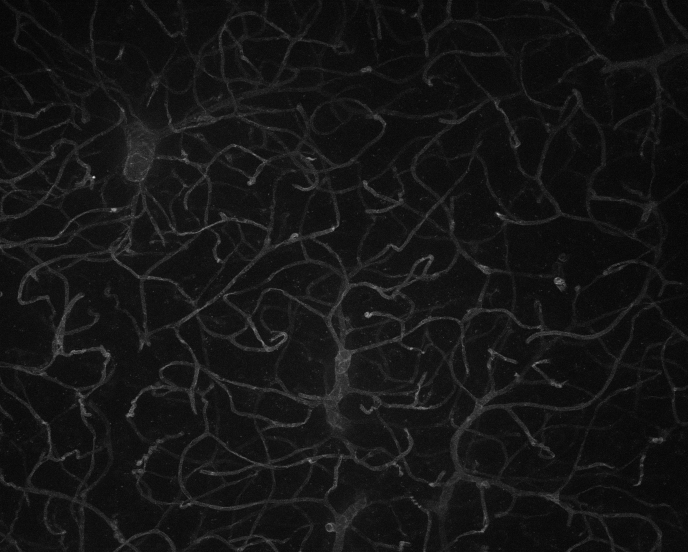
#> input picture Aulas/Semana 6/vasos.tiff, 688 x 552 px
$ jupyter execute 'Limiarização local.ipynb'   (shell and % lines are left out)
#> lines starting #> are read from the running program, lines starting #| are printed output that depends on the picture; after the words box and inside, x2 and y2 are one past the last pixel; in counts of white or black regions, pixels touching at a corner belong together
# Limiarização local

Dada uma imagem possuindo variação de luminosidade, aplicaremos limiarização local para gerar uma imagem binária. Mas primeiro faremos um teste utilizando limiarização global.

[cell 1]
import numpy as np
import matplotlib.pyplot as plt

img = plt.imread('vasos.tiff')
#> img is the input picture: shape (552, 688); min 5, max 215, mean 21.2
img_bin = img>25
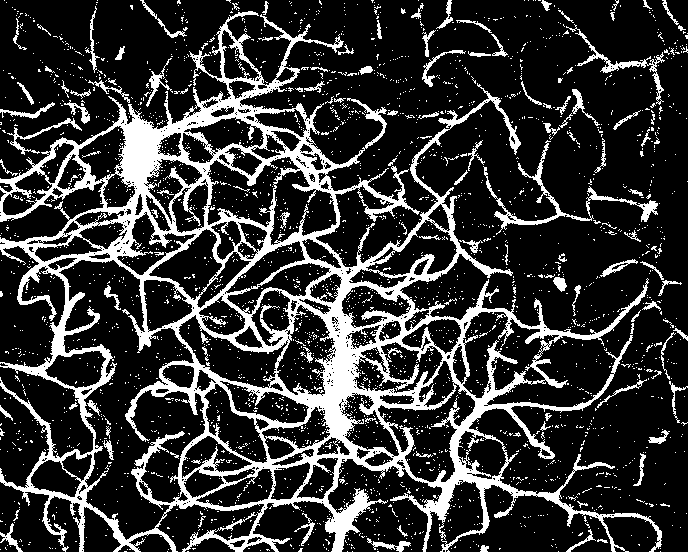
#> img_bin: shape (552, 688) bool; 21% white; 2745 white regions (2625 under 20 px), largest, box (x1, y1, x2, y2) and area: (0, 11, 662, 552) 63302, (483, 140, 658, 235) 1466, (566, 24, 665, 105) 732
plt.figure(figsize=[6, 6])
plt.imshow(img, 'gray')
plt.figure(figsize=[6, 6])
plt.imshow(img_bin, 'gray')

Note que a imagem binária resultante possui alguns vasos que sumiram (em regiões escuras) e outros que foram segmentados junto com o background (em regiões mais iluminadas). É muito difícil corrigir esses artefatos após a limiarização.

[cell 2]
def threshold_local(img, radius, threshold, threshold_global=0):
    '''Aplica limiarização local em uma imagem. 'radius' define o tamanho da vizinhança
       que será considerada. Pixels possuindo valor maior que a média da vizinhança
       mais 'threshold' são considerados foreground. Opcionalmente, podemos considerar
       uma condição adicional de que o pixel pode ser foreground apenas se o seu valor
       na imagem for maior que 'threshold_global' '''
#> called with radius = 5, threshold = 5, threshold_global = 0

    num_rows, num_cols = img.shape
#> num_rows = 552; num_cols = 688
    img_bin = np.zeros((num_rows, num_cols))
    for row in range(num_rows):
        for col in range(num_cols):
            # Limites da vizinhança do pixel, tomando cuidado para
            # não ultrapassar as bordas da imagem
            first_row = max([row-radius, 0])
            first_col = max([col-radius, 0])
            last_row = min([row+radius, num_rows])
            last_col = min([col+radius, num_cols])

            # Obtém vizinhança do pixel (row, col)
            img_patch = img[first_row:last_row, first_col:last_col]

            mean_intensity_patch = np.mean(img_patch)
            img_corr = img[row, col] - mean_intensity_patch
            if img_corr>=threshold and img[row, col]>=threshold_global:
                img_bin[row, col] = 1
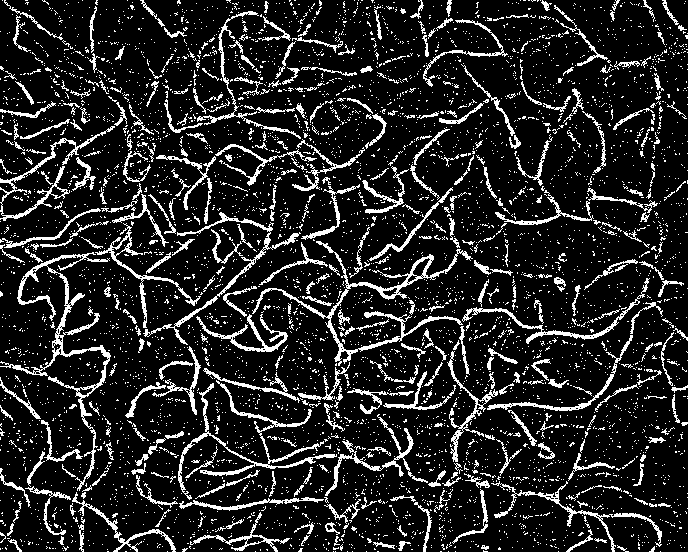
#> img_bin: shape (552, 688) float64; values 0 (black) and 1 (white), 14.4% white in thin lines or dots

    return img_bin

img_bin = threshold_local(img, radius=5, threshold=5, threshold_global=0)
plt.figure(figsize=[6, 6])
plt.imshow(img_bin, 'gray')
